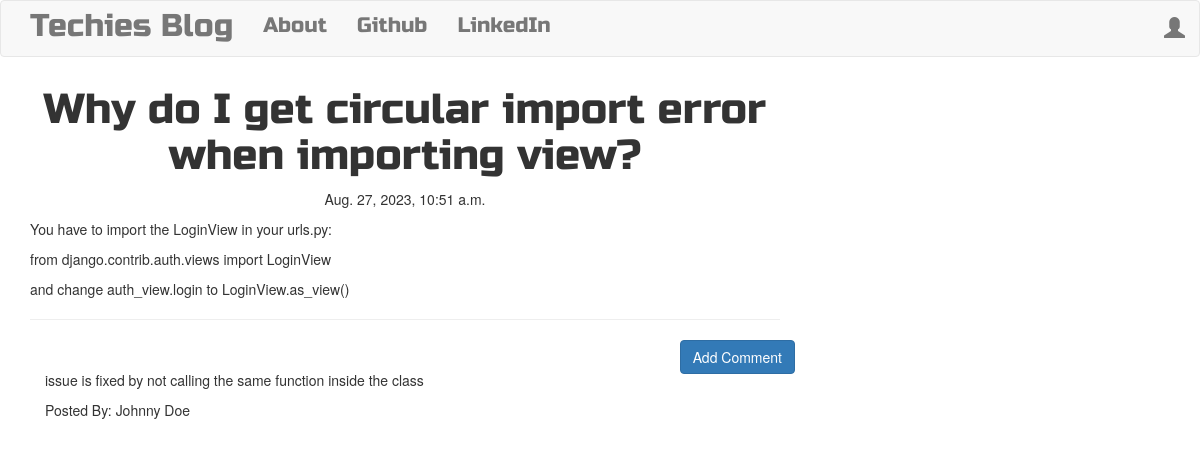
/post/1, run on the app's committed database.
### blog/models.py (models this page shows, shortened)
class Post(models.Model):
    author = models.ForeignKey('auth.User',on_delete = models.CASCADE)
    title = models.CharField(max_length=200)
    text = models.TextField()
    created_date = models.DateTimeField(default=timezone.now)
    published_date = models.DateTimeField(blank=True,null=True)

class Comment(models.Model):
    post = models.ForeignKey('blog.Post',related_name='comments',on_delete = models.CASCADE)
    author = models.CharField(max_length=200)
    text = models.TextField()
    create_date = models.DateTimeField(default=timezone.now)
    approved_comment = models.BooleanField(default=False)

### blog/views.py (the view)
# urls.py: path('post/<int:pk>',views.PostDetailView.as_view(),name='post_detail'),
class PostDetailView(DetailView):
    model = Post

### blog/templates/blog/post_detail.html (shortened to what this page needs)
{% extends "blog/base.html"%}
{% block content %}
   <h1 class="posttitle loader">{{post.title}}</h1>
   {% if post.published_date %}
      <div class="date postdate">
        {{post.published_date}}
      </div>
   {% else %}
      <a class="btn btn-default" href="{% url 'post_publish' pk=post.pk %}">Publish</a>
   {% endif %}
    <p class='postcontent'>{{ post.text|safe|linebreaksbr}}</p>
     <hr>
     <a class='btn btn-primary btn-comment' href="{% url 'add_comment_to_post' pk=post.pk %}">Add Comment</a>
     <div class="container">
        {% for comment in post.comments.all %}
        <br>
          {% if user.is_authenticated or comment.approved_comment %}
               <p>{{comment.text|safe|linebreaksbr}}</p>
               <p>Posted By: {{comment.author}}</p>
          {% endif %}
          {% empty %}
          <p>No Comments</p>
        {% endfor %}
    </div>
{% endblock %}

### blog/static/css/blog.css (style rules this page uses)
.postdate { text-align: center; }
.posttitle { font-family:'Russo One',sans-serif; font-size: 3em; text-align: center; }
.postcontent { font-family: 'Montserrat'; font-size: 1.5em; }
.btn-comment { position:absolute; right:0px; }
body { margin:0; }

### data on the page
Post: title "Why do I get circular import error when importing view?", published_date "Aug. 27, 2023, 10:51 a.m.", text "You have to import the LoginView in your urls.py: from django.contrib.auth.views import LoginView and change auth_view.login to LoginView.as_view()"
Comment: text "issue is fixed by not calling the same function inside the class", author "Johnny Doe"
